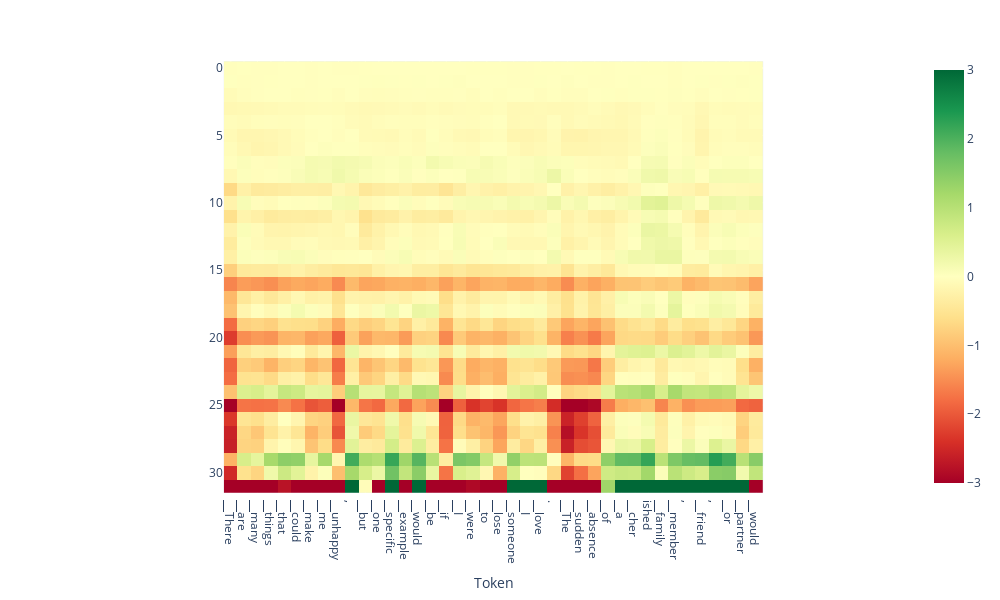

The notebook cell saved with this chart:
### Code cell
from lmdoctor.plot_utils import plot_projection_heatmap
tokens = tokenizer.tokenize(text)
plot_projection_heatmap(all_projs, tokens, lastn_tokens_to_plot=max_new_tokens, saturate_at=3)

### Figure 1 — Plotly figure (JSON) as saved in the notebook; plotly's stock layout.template omitted (floating-point values rounded to 4 significant figures; data arrays with more than 128 entries replaced by an {"elided": "..."} marker saying what was removed)
{"data": [{"coloraxis": "coloraxis", "hovertemplate": "Token: %{x}<br>y: %{y}<br>color: %{z}<extra></extra>", "name": "0", "type": "heatmap", "xaxis": "x", "yaxis": "y", "z": {"elided": "32x40 float values"}}], "layout": {"coloraxis": {"cmax": 3, "cmin": -3, "colorscale": [[0, "rgb(165,0,38)"], [0.1, "rgb(215,48,39)"], [0.2, "rgb(244,109,67)"], [0.3, "rgb(253,174,97)"], [0.4, "rgb(254,224,139)"], [0.5, "rgb(255,255,191)"], [0.6, "rgb(217,239,139)"], [0.7, "rgb(166,217,106)"], [0.8, "rgb(102,189,99)"], [0.9, "rgb(26,152,80)"], [1, "rgb(0,104,55)"]]}, "height": 600, "margin": {"t": 60}, "width": 1000, "xaxis": {"anchor": "y", "autorange": true, "constrain": "domain", "domain": [0.1738, 0.8262], "range": [-0.5, 39.5], "scaleanchor": "y", "ticktext": ["▁There", "▁are", "▁many", "▁things", "▁that", "▁could", "▁make", "▁me", "▁unhappy", ",", "▁but", "▁one", "▁specific", "▁example", "▁would", "▁be", "▁if", "▁I", "▁were", "▁to", "▁lose", "▁someone", "▁I", "▁love", ".", "▁The", "▁sudden", "▁absence", "▁of", "▁a", "▁cher", "ished", "▁family", "▁member", ",", "▁friend", ",", "▁or", "▁partner", "▁would"], "tickvals": [0, 1, 2, 3, 4, 5, 6, 7, 8, 9, 10, 11, 12, 13, 14, 15, 16, 17, 18, 19, 20, 21, 22, 23, 24, 25, 26, 27, 28, 29, 30, 31, 32, 33, 34, 35, 36, 37, 38, 39], "title": {"text": "Token"}}, "yaxis": {"anchor": "x", "autorange": true, "constrain": "domain", "domain": [0, 1], "range": [31.5, -0.5]}}}
